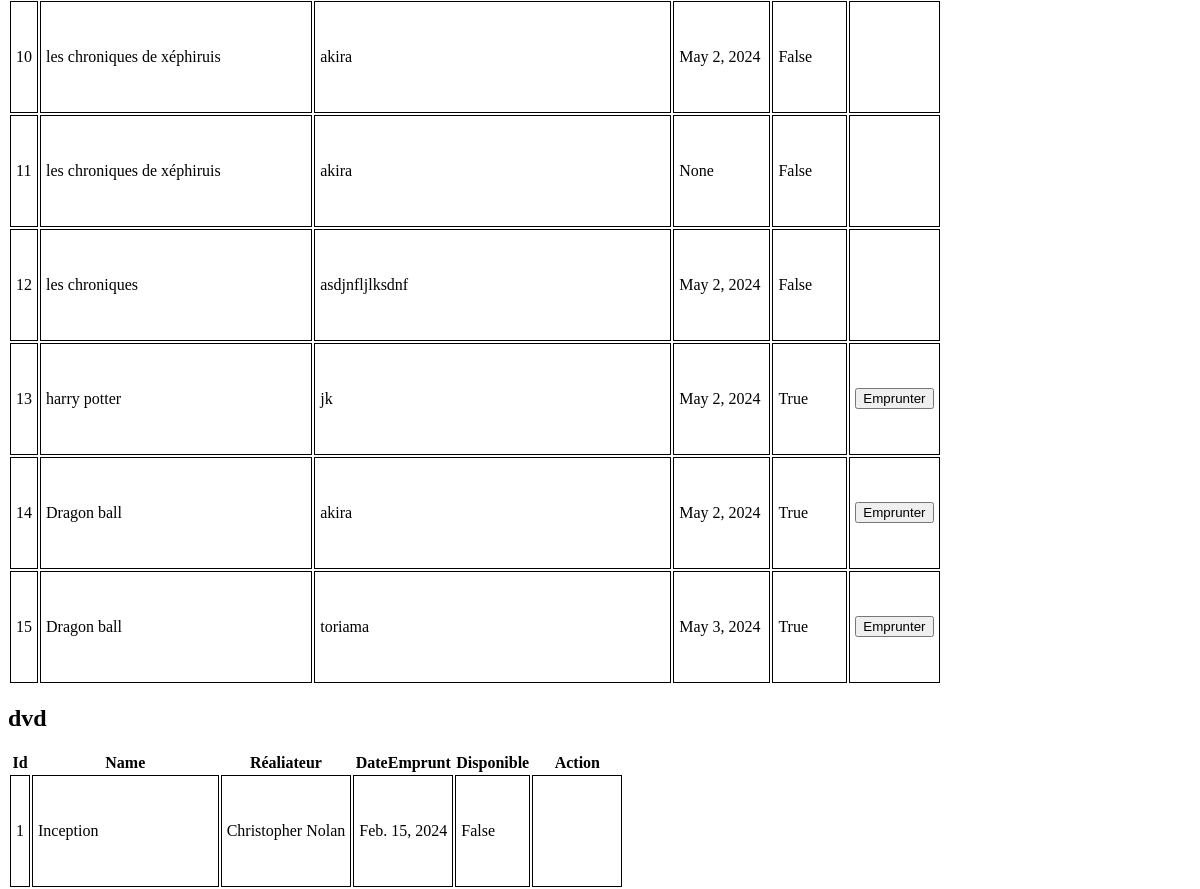
The page /biblio_media/ (middle part) on the database as committed earlier.
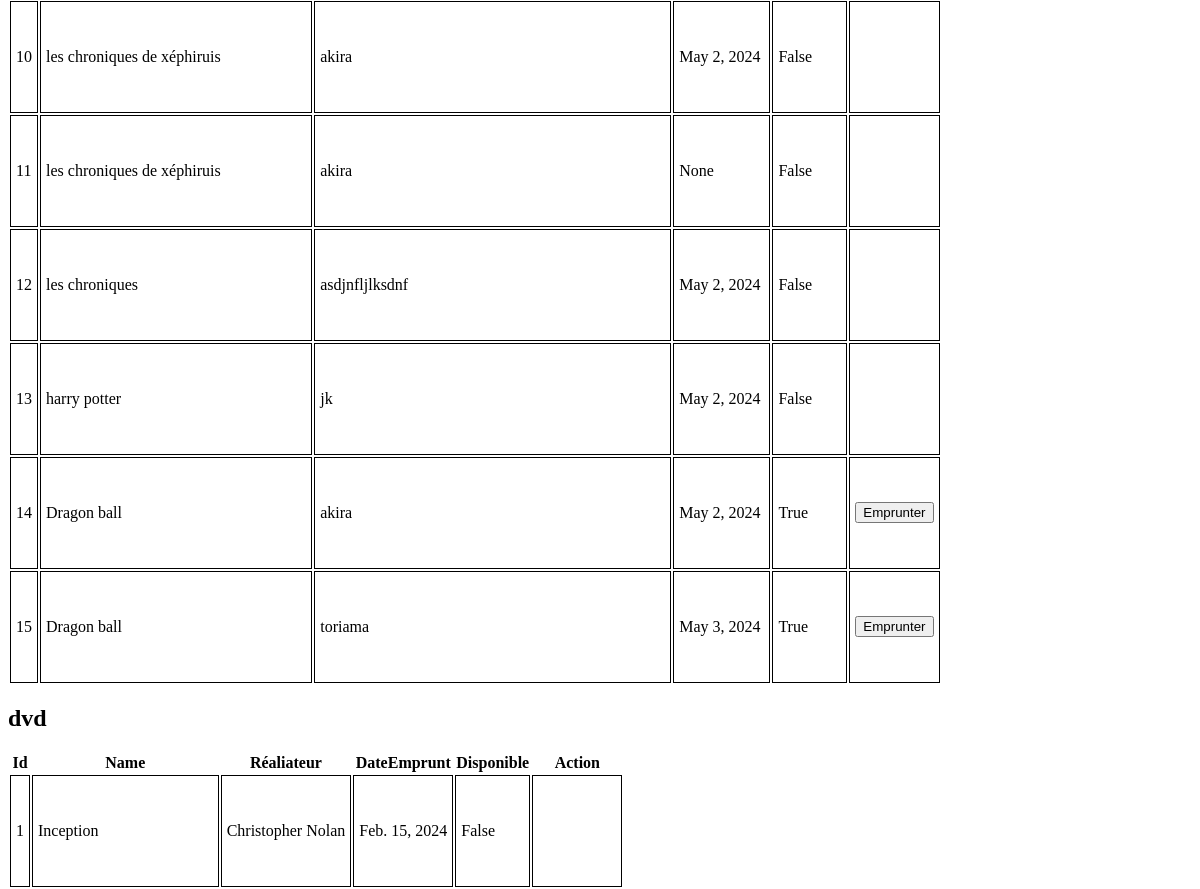
The same page on the database as committed later.
### bibliotecaire/models.py (models this page shows)
class Media(models.Model):
    name = models.CharField(max_length=45)
    dateEmprunt = models.DateField(null=True, blank=True)
    disponible = models.BooleanField(default=True)
    emprunteur = models.ForeignKey('Emprunteur', on_delete=models.SET_NULL, null=True, blank=True)
    class Meta:
        abstract = True

class livre(Media):
    auteur = models.CharField(max_length=45)

### bibliotecaire/views.py (the view)
# urls.py: path('biblio_media/', bibliotecaire_views.media),
def media(request):
        livres = livre.objects.all()
        dvdd =  dvd.objects.all()
        cdd = cd.objects.all()
        jeu = jeuDePlateau.objects.all()
        emprun = emprunteur.objects.all()
        return render(request,
        './media.html',
        {'livres':livres,
        'dvdd':dvdd,
        'cdd':cdd,
        'jeu':jeu,
        'emprun':emprun},)

### bibliotecaire/templates/media.html (shortened to what this page needs)
{% load static %}
<!DOCTYPE html>
<html lang="en">
<head>
        <link rel="stylesheet" href="{% static '/styles.css' %}" />
</head>
<body>
        <section>
                <table>
                    <tbody>
                        {% for livree in livres %}
                        <tr>
                            <td>{{livree.id}}</td>
                            <td>{{livree.name}}</td>
                            <td>{{livree.auteur}}</td>
                            <td>{{livree.dateEmprunt}}</td>
                            <td>{{livree.disponible}}</td>
                            <td>
                                {% if livree.disponible %}
                                <a href="/selection_emprunteur_livre/{{ livree.id }}"><button id="up">Emprunter</button></a>
                                {% endif %}
                            </td>
                        </tr>
                        {% endfor %}
                    </tbody>
                </table>
        </section>
        <section>
                <h2>dvd</h2>
                <table>
                        <thead>
                            <tr>
                                <th>Id</th>
                                <th>Name</th>
                                <th>Réaliateur</th>
                                <th>DateEmprunt</th>
                                <th>Disponible</th>
                                <th colspan="2" id="mid">Action</th>
                            </tr>
                        </thead>
                        <tbody>
                            {% for dvvd in dvdd %}
                            <tr>
                                <td>{{dvvd.id}}</td>
                                <td>{{dvvd.name}}</td>
                                <td>{{dvvd.realisateur}}</td>
                                <td>{{dvvd.dateEmprunt}}</td>
                                <td>{{dvvd.disponible}}</td>
                                <td>
                                </td>
                            </tr>
                            {% endfor %}
                        </tbody>
                </table>
        </section>
</body>
</html>

Rows that differ between the two databases and show on the page:
changed livre "harry potter": disponible "True" → "False"; no longer shows "Emprunter"
